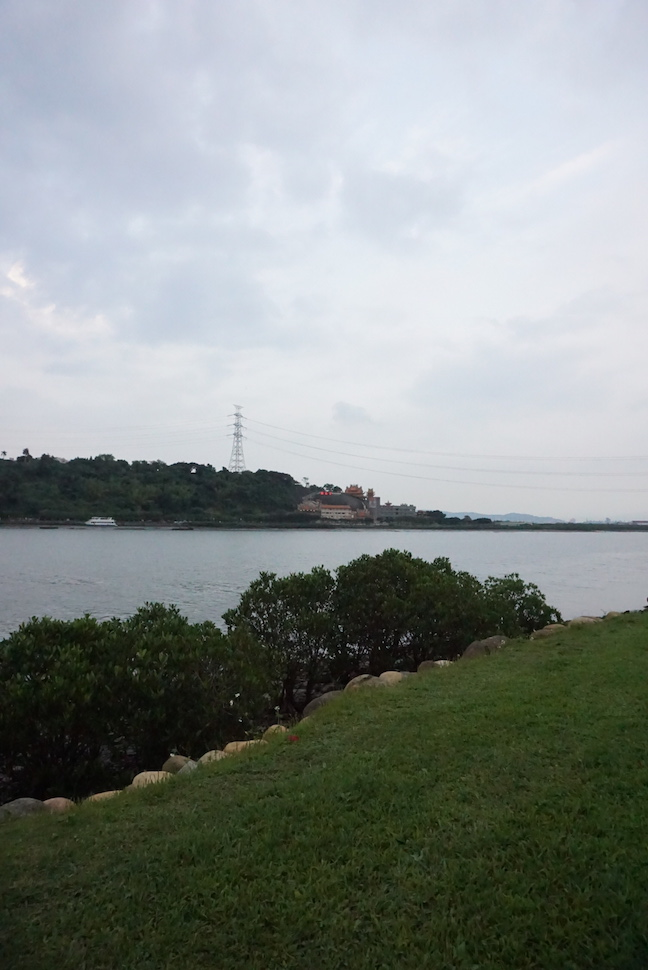
#> input picture hw2/input images/LRG_DSC00887.JPG, 648 x 970 px, given in place of #File name		Focal length, which was not available
$ python harris.py 'input images'   (older library calls are emulated)
#> lines starting #> are read from the running program, lines starting #| are printed output that depends on the picture; after the words box and inside, x2 and y2 are one past the last pixel; in counts of white or black regions, pixels touching at a corner belong together; pictures that were not available may be replaced by others from this repository, and a replacement may not be noted
import cv2
import sys
import numpy as np
from scipy import signal

directory = sys.argv[1]
filename = directory + "/readImage.txt"
file = open(filename, "r")
#> (reads hw2/input images/readImage.txt from the repository)
data = file.read().split("\n")

for num in range(len(data)):
    window_size = 4
    k = 0.04
    threshold = 10000000
    Rmax = 0

    name = directory + "/" + data[num]
    img = cv2.imread(name)
#> img is the input picture: shape (970, 648, 3); mean B, G, R 137.5, 140.6, 134.1
    gray = cv2.cvtColor(img, cv2.COLOR_RGB2GRAY)
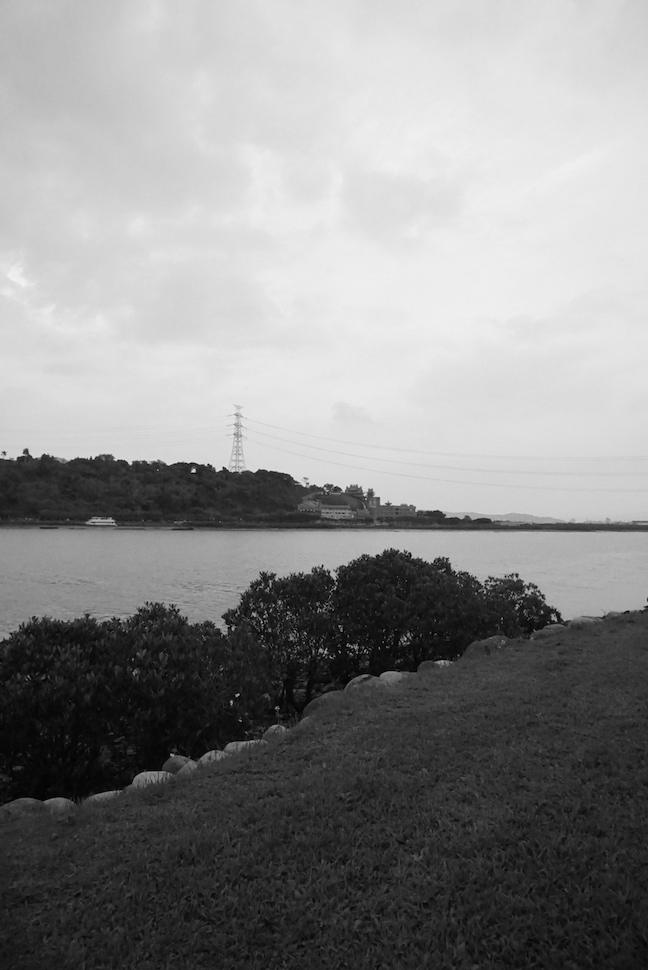
#> gray: shape (970, 648); min 0, max 242, mean 138.9

    gray = np.float32(gray)
    #這是python裡面自帶的找harris corner的函式
    # newImg = cv2.cornerHarris(gray, 2, 3, 0.04)

    Ix = cv2.Sobel(gray, cv2.CV_64F, 1, 0)
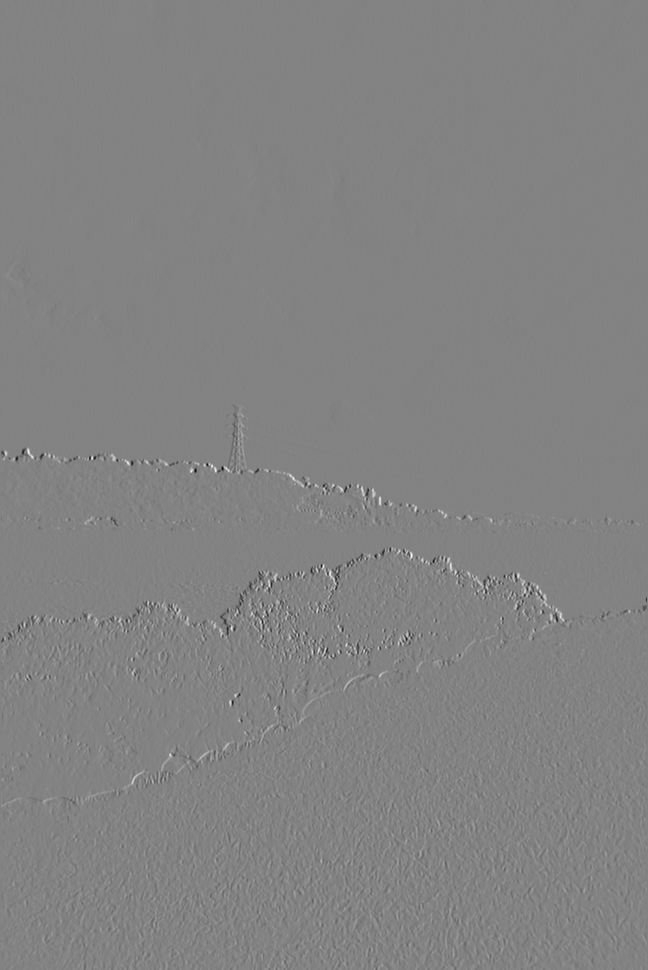
#> Ix: shape (970, 648) float64; min -703, max 667, mean 0.3; drawn with min black and max white
    Iy = cv2.Sobel(gray, cv2.CV_64F, 0, 1)
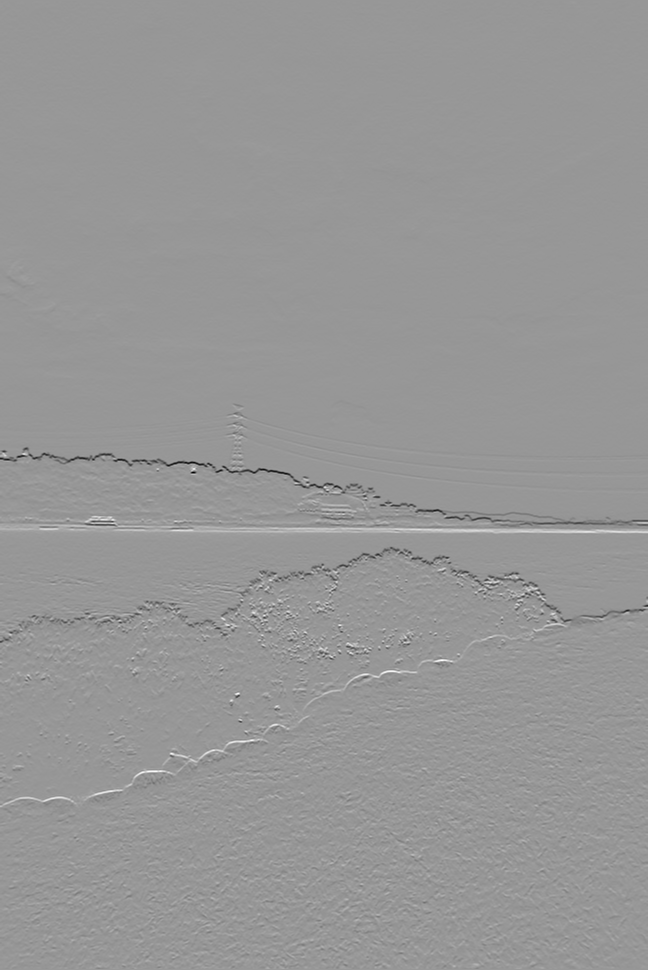
#> Iy: shape (970, 648) float64; min -854, max 585, mean -1.5; drawn with min black and max white

    Ix2 = Ix * Ix
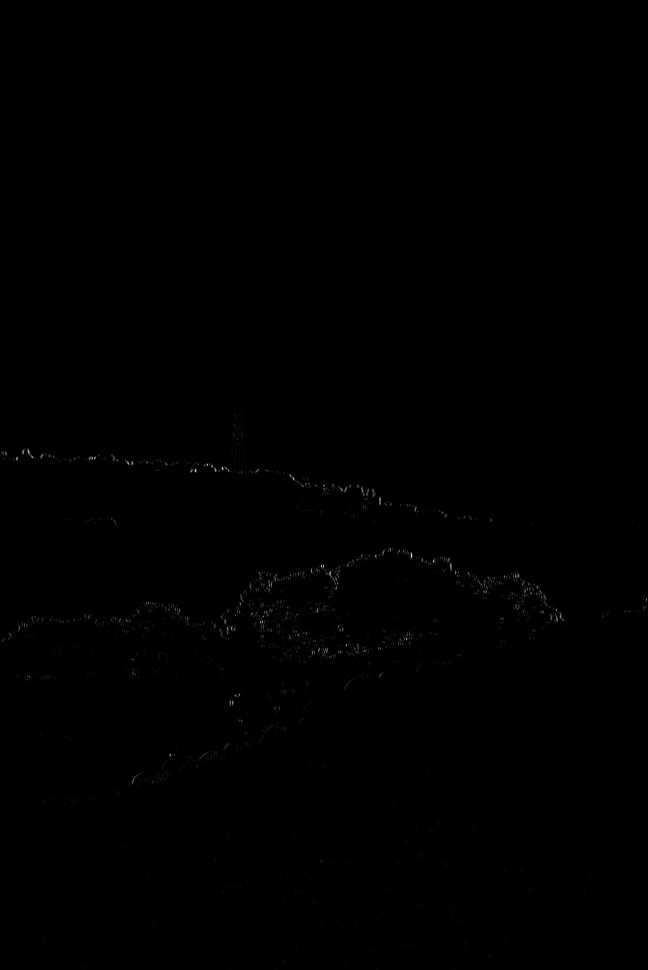
#> Ix2: shape (970, 648) float64; min 0, max 494209, mean 966.4; drawn with min black and max white
    Iy2 = Iy * Iy
    Ixy = Ix * Iy

    x = gray.shape[0]
#> x = 970
    y = gray.shape[1]
#> y = 648

    result = gray.copy()

    offset = int(window_size/2)

    for i in range(offset, x - offset):
        for j in range(offset, y - offset):
            windowIx2 = Ix2[i - offset:i + offset + 1, j - offset:j + offset + 1]
            windowIy2 = Iy2[i - offset:i + offset + 1, j - offset:j + offset + 1]
            windowIxy = Ixy[i - offset:i + offset + 1, j - offset:j + offset + 1]
            Sx2 = windowIx2.sum()
            Sy2 = windowIy2.sum()
            Sxy = windowIxy.sum()

            det = Sx2 * Sy2 - Sxy ** 2
            trace = Sx2 + Sy2
            R = det - k * (trace ** 2)

            result.itemset((i, j), R)

            if R > Rmax:
                Rmax = R
#> after the loop, Rmax = 8.56e+12

    for i in range(offset, x - offset):
        for j in range(offset, y - offset):
            if result[i][j] > 0.01*Rmax:
                img.itemset((i, j, 0), 0)
                img.itemset((i, j, 1), 0)
                img.itemset((i, j, 2), 255)
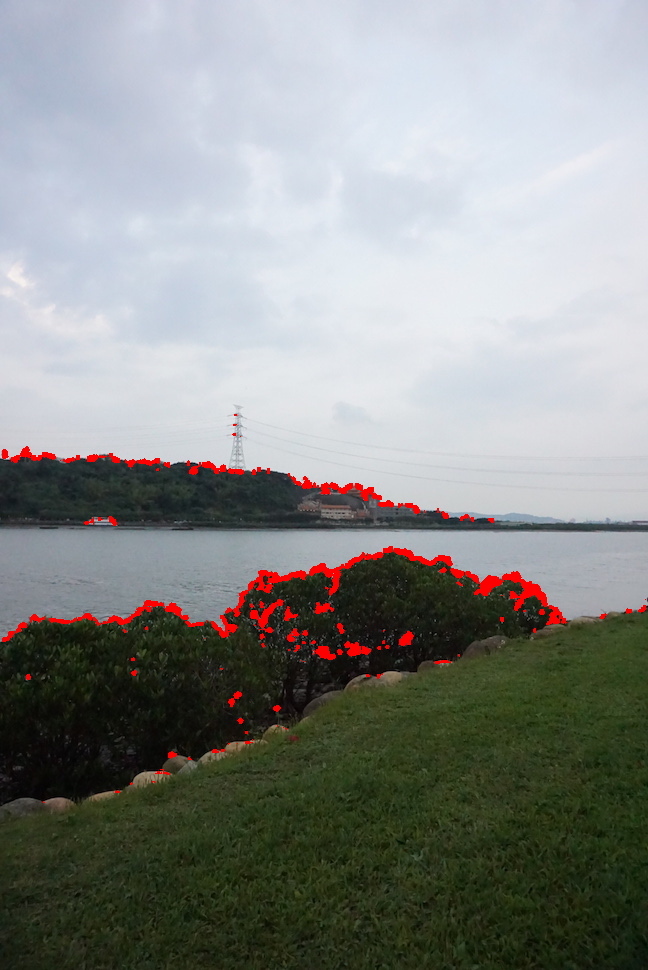
#> img: shape (970, 648, 3); 1.41% of pixels changed, all inside (x1, y1, x2, y2) = (2, 414, 646, 803)
#> (the run stopped early here; a loop or call above may not have finished)
